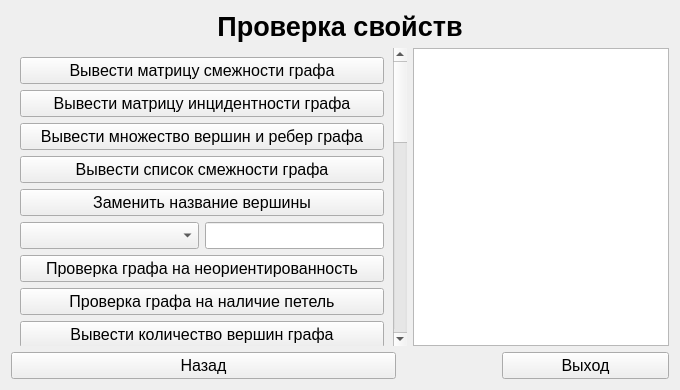
<?xml version="1.0" encoding="UTF-8"?>
<ui version="4.0">
 <class>Propertieswindow</class>
 <widget class="QWidget" name="Propertieswindow">
  <property name="geometry">
   <rect>
    <x>0</x>
    <y>0</y>
    <width>680</width>
    <height>390</height>
   </rect>
  </property>
  <property name="sizePolicy">
   <sizepolicy hsizetype="Expanding" vsizetype="Preferred">
    <horstretch>0</horstretch>
    <verstretch>0</verstretch>
   </sizepolicy>
  </property>
  <property name="windowTitle">
   <string>GraphManager</string>
  </property>
  <property name="windowIcon">
   <iconset resource="resources.qrc">
    <normaloff>:/resourses/graph.png</normaloff>:/resourses/graph.png</iconset>
  </property>
  <layout class="QGridLayout" name="gridLayout">
   <item row="0" column="0">
    <layout class="QVBoxLayout" name="verticalLayout">
     <item>
      <widget class="QLabel" name="label">
       <property name="font">
        <font>
         <family>MS Shell Dlg 2</family>
         <pointsize>20</pointsize>
         <weight>75</weight>
         <bold>true</bold>
        </font>
       </property>
       <property name="text">
        <string>Проверка свойств</string>
       </property>
       <property name="alignment">
        <set>Qt::AlignHCenter|Qt::AlignTop</set>
       </property>
      </widget>
     </item>
    </layout>
   </item>
   <item row="1" column="0">
    <layout class="QHBoxLayout" name="horizontalLayout_2">
     <item>
      <widget class="QScrollArea" name="scrollArea">
       <property name="sizePolicy">
        <sizepolicy hsizetype="MinimumExpanding" vsizetype="Expanding">
         <horstretch>0</horstretch>
         <verstretch>0</verstretch>
        </sizepolicy>
       </property>
       <property name="frameShape">
        <enum>QFrame::NoFrame</enum>
       </property>
       <property name="frameShadow">
        <enum>QFrame::Raised</enum>
       </property>
       <property name="lineWidth">
        <number>0</number>
       </property>
       <property name="widgetResizable">
        <bool>true</bool>
       </property>
       <widget class="QWidget" name="scrollAreaWidgetContents_5">
        <property name="geometry">
         <rect>
          <x>0</x>
          <y>-720</y>
          <width>381</width>
          <height>1014</height>
         </rect>
        </property>
        <layout class="QGridLayout" name="gridLayout_10">
         <item row="0" column="0">
          <layout class="QGridLayout" name="gridLayout_11">
           <item row="33" column="0">
            <widget class="QPushButton" name="btn_IsBipartite">
             <property name="font">
              <font>
               <pointsize>12</pointsize>
              </font>
             </property>
             <property name="text">
              <string>Проверить граф на двудольность</string>
             </property>
            </widget>
           </item>
           <item row="12" column="0">
            <layout class="QHBoxLayout" name="horizontalLayout_33">
             <item>
              <widget class="QPushButton" name="btn_PrintVertexDegree">
               <property name="sizePolicy">
                <sizepolicy hsizetype="Minimum" vsizetype="Fixed">
                 <horstretch>71</horstretch>
                 <verstretch>0</verstretch>
                </sizepolicy>
               </property>
               <property name="font">
                <font>
                 <pointsize>12</pointsize>
                </font>
               </property>
               <property name="text">
                <string>Вывести степень вершины</string>
               </property>
              </widget>
             </item>
             <item>
              <widget class="QComboBox" name="comboBox_vertexdegree">
               <property name="sizePolicy">
                <sizepolicy hsizetype="Preferred" vsizetype="Fixed">
                 <horstretch>20</horstretch>
                 <verstretch>0</verstretch>
                </sizepolicy>
               </property>
               <property name="font">
                <font>
                 <pointsize>12</pointsize>
                </font>
               </property>
              </widget>
             </item>
            </layout>
           </item>
           <item row="26" column="0">
            <widget class="QPushButton" name="btn_FindDiameter">
             <property name="font">
              <font>
               <pointsize>12</pointsize>
              </font>
             </property>
             <property name="text">
              <string>Найти диаметр графа</string>
             </property>
            </widget>
           </item>
           <item row="28" column="0">
            <widget class="QPushButton" name="btn_FindCentralVertices">
             <property name="font">
              <font>
               <pointsize>12</pointsize>
              </font>
             </property>
             <property name="text">
              <string>Найти центральные вершины графа</string>
             </property>
            </widget>
           </item>
           <item row="14" column="0">
            <widget class="QPushButton" name="btn_Distance">
             <property name="font">
              <font>
               <pointsize>12</pointsize>
              </font>
             </property>
             <property name="text">
              <string>Минимальное расстояние между вершинами</string>
             </property>
            </widget>
           </item>
           <item row="7" column="0">
            <widget class="QPushButton" name="btn_CheckLoops">
             <property name="font">
              <font>
               <pointsize>12</pointsize>
              </font>
             </property>
             <property name="text">
              <string>Проверка графа на наличие петель</string>
             </property>
            </widget>
           </item>
           <item row="9" column="0">
            <widget class="QPushButton" name="btn_EdgesNumber_5">
             <property name="font">
              <font>
               <pointsize>12</pointsize>
              </font>
             </property>
             <property name="text">
              <string>Вывести количетво ребер графа</string>
             </property>
            </widget>
           </item>
           <item row="30" column="0">
            <widget class="QPushButton" name="btn_MaxIndependentSet">
             <property name="font">
              <font>
               <pointsize>12</pointsize>
              </font>
             </property>
             <property name="text">
              <string>Найти максимальное независимое множество</string>
             </property>
            </widget>
           </item>
           <item row="4" column="0">
            <widget class="QPushButton" name="btn_Rename">
             <property name="font">
              <font>
               <pointsize>12</pointsize>
              </font>
             </property>
             <property name="text">
              <string>Заменить название вершины</string>
             </property>
            </widget>
           </item>
           <item row="0" column="0">
            <widget class="QPushButton" name="btn_PrintAdjacencyMatrix">
             <property name="font">
              <font>
               <pointsize>12</pointsize>
              </font>
             </property>
             <property name="text">
              <string>Вывести матрицу смежности графа</string>
             </property>
            </widget>
           </item>
           <item row="25" column="0">
            <layout class="QHBoxLayout" name="horizontalLayout_34">
             <item>
              <widget class="QPushButton" name="btn_Eccentricity">
               <property name="sizePolicy">
                <sizepolicy hsizetype="Minimum" vsizetype="Fixed">
                 <horstretch>80</horstretch>
                 <verstretch>0</verstretch>
                </sizepolicy>
               </property>
               <property name="font">
                <font>
                 <pointsize>12</pointsize>
                </font>
               </property>
               <property name="text">
                <string>Найти эксцентрисистет вершины</string>
               </property>
              </widget>
             </item>
             <item>
              <widget class="QComboBox" name="comboBox_Eccentricity">
               <property name="sizePolicy">
                <sizepolicy hsizetype="Preferred" vsizetype="Fixed">
                 <horstretch>18</horstretch>
                 <verstretch>0</verstretch>
                </sizepolicy>
               </property>
               <property name="font">
                <font>
                 <pointsize>12</pointsize>
                </font>
               </property>
              </widget>
             </item>
            </layout>
           </item>
           <item row="17" column="0">
            <widget class="QPushButton" name="btn_StrongConnectivityComponents">
             <property name="font">
              <font>
               <pointsize>12</pointsize>
              </font>
             </property>
             <property name="text">
              <string>Вывести компоненты сильной связности графа</string>
             </property>
            </widget>
           </item>
           <item row="35" column="0">
            <widget class="QPushButton" name="btn_IsEulerGraph">
             <property name="font">
              <font>
               <pointsize>12</pointsize>
              </font>
             </property>
             <property name="text">
              <string>Проверить граф на эйлеровость</string>
             </property>
            </widget>
           </item>
           <item row="23" column="0">
            <layout class="QHBoxLayout" name="horizontalLayout_35">
             <item>
              <widget class="QPushButton" name="btn_FindCyclesSize">
               <property name="sizePolicy">
                <sizepolicy hsizetype="Minimum" vsizetype="Fixed">
                 <horstretch>71</horstretch>
                 <verstretch>0</verstretch>
                </sizepolicy>
               </property>
               <property name="font">
                <font>
                 <pointsize>12</pointsize>
                </font>
               </property>
               <property name="text">
                <string>Поиск цикла с размером</string>
               </property>
              </widget>
             </item>
             <item>
              <widget class="QSpinBox" name="spinBox_FindCyclesSize">
               <property name="sizePolicy">
                <sizepolicy hsizetype="Minimum" vsizetype="Fixed">
                 <horstretch>20</horstretch>
                 <verstretch>0</verstretch>
                </sizepolicy>
               </property>
               <property name="font">
                <font>
                 <pointsize>12</pointsize>
                </font>
               </property>
              </widget>
             </item>
            </layout>
           </item>
           <item row="21" column="0">
            <widget class="QPushButton" name="btn_FindCycles">
             <property name="font">
              <font>
               <pointsize>12</pointsize>
              </font>
             </property>
             <property name="text">
              <string>Проверить граф на наличие циклов</string>
             </property>
            </widget>
           </item>
           <item row="34" column="0">
            <widget class="QPushButton" name="btn_OptimalColoring">
             <property name="font">
              <font>
               <pointsize>12</pointsize>
              </font>
             </property>
             <property name="text">
              <string>Найти оптимальную раскраску графа</string>
             </property>
            </widget>
           </item>
           <item row="36" column="0">
            <widget class="QPushButton" name="pushButton_20">
             <property name="font">
              <font>
               <pointsize>12</pointsize>
              </font>
             </property>
             <property name="text">
              <string>Проверить граф на гамильтоновость</string>
             </property>
            </widget>
           </item>
           <item row="6" column="0">
            <widget class="QPushButton" name="btn_IsUndirected">
             <property name="font">
              <font>
               <pointsize>12</pointsize>
              </font>
             </property>
             <property name="text">
              <string>Проверка графа на неориентированность</string>
             </property>
            </widget>
           </item>
           <item row="2" column="0">
            <widget class="QPushButton" name="btn_PrintSets">
             <property name="font">
              <font>
               <pointsize>12</pointsize>
              </font>
             </property>
             <property name="text">
              <string>Вывести множество вершин и ребер графа</string>
             </property>
            </widget>
           </item>
           <item row="8" column="0">
            <widget class="QPushButton" name="btn_VerticesNumber">
             <property name="font">
              <font>
               <pointsize>12</pointsize>
              </font>
             </property>
             <property name="text">
              <string>Вывести количество вершин графа</string>
             </property>
            </widget>
           </item>
           <item row="1" column="0">
            <widget class="QPushButton" name="btn_PrintIncidenceMatrix">
             <property name="font">
              <font>
               <pointsize>12</pointsize>
              </font>
             </property>
             <property name="text">
              <string>Вывести матрицу инцидентности графа</string>
             </property>
            </widget>
           </item>
           <item row="27" column="0">
            <widget class="QPushButton" name="btn_FindRadius">
             <property name="font">
              <font>
               <pointsize>12</pointsize>
              </font>
             </property>
             <property name="text">
              <string>Найти радиус графа</string>
             </property>
            </widget>
           </item>
           <item row="20" column="0">
            <layout class="QHBoxLayout" name="horizontalLayout_36">
             <item>
              <widget class="QPushButton" name="btn_SizeClique">
               <property name="sizePolicy">
                <sizepolicy hsizetype="Preferred" vsizetype="Fixed">
                 <horstretch>71</horstretch>
                 <verstretch>0</verstretch>
                </sizepolicy>
               </property>
               <property name="font">
                <font>
                 <pointsize>12</pointsize>
                </font>
               </property>
               <property name="text">
                <string>Найти клику с размером</string>
               </property>
              </widget>
             </item>
             <item>
              <widget class="QSpinBox" name="spinBox_SizeClique">
               <property name="sizePolicy">
                <sizepolicy hsizetype="Minimum" vsizetype="Fixed">
                 <horstretch>20</horstretch>
                 <verstretch>0</verstretch>
                </sizepolicy>
               </property>
               <property name="font">
                <font>
                 <pointsize>12</pointsize>
                </font>
               </property>
              </widget>
             </item>
            </layout>
           </item>
           <item row="32" column="0">
            <layout class="QHBoxLayout" name="horizontalLayout_37">
             <item>
              <widget class="QPushButton" name="btn_IndependentSetSize">
               <property name="sizePolicy">
                <sizepolicy hsizetype="Preferred" vsizetype="Fixed">
                 <horstretch>71</horstretch>
                 <verstretch>0</verstretch>
                </sizepolicy>
               </property>
               <property name="font">
                <font>
                 <pointsize>12</pointsize>
                </font>
               </property>
               <property name="text">
                <string>Найти независимое множество размера </string>
               </property>
              </widget>
             </item>
             <item>
              <widget class="QSpinBox" name="spinBox_IndependentSetSize">
               <property name="sizePolicy">
                <sizepolicy hsizetype="Preferred" vsizetype="Fixed">
                 <horstretch>20</horstretch>
                 <verstretch>0</verstretch>
                </sizepolicy>
               </property>
               <property name="font">
                <font>
                 <pointsize>12</pointsize>
                </font>
               </property>
              </widget>
             </item>
            </layout>
           </item>
           <item row="3" column="0">
            <widget class="QPushButton" name="btn_PrintAdjacencyList">
             <property name="font">
              <font>
               <pointsize>12</pointsize>
              </font>
             </property>
             <property name="text">
              <string>Вывести список смежности графа</string>
             </property>
            </widget>
           </item>
           <item row="18" column="0">
            <widget class="QPushButton" name="btn_MaxClique">
             <property name="font">
              <font>
               <pointsize>12</pointsize>
              </font>
             </property>
             <property name="text">
              <string>Найти максимальную клику в графе</string>
             </property>
            </widget>
           </item>
           <item row="16" column="0">
            <widget class="QPushButton" name="btn_WeakConnectivityComponents">
             <property name="font">
              <font>
               <pointsize>12</pointsize>
              </font>
             </property>
             <property name="text">
              <string>Вывести компоненты слабой связности графа</string>
             </property>
            </widget>
           </item>
           <item row="29" column="0">
            <widget class="QPushButton" name="btn_IsTree">
             <property name="font">
              <font>
               <pointsize>12</pointsize>
              </font>
             </property>
             <property name="text">
              <string>Проверка графа на дерево</string>
             </property>
            </widget>
           </item>
           <item row="5" column="0">
            <layout class="QHBoxLayout" name="horizontalLayout_38">
             <item>
              <widget class="QComboBox" name="comboBox_rename">
               <property name="font">
                <font>
                 <pointsize>12</pointsize>
                </font>
               </property>
              </widget>
             </item>
             <item>
              <widget class="QLineEdit" name="lineEdit_rename">
               <property name="sizePolicy">
                <sizepolicy hsizetype="Minimum" vsizetype="Fixed">
                 <horstretch>0</horstretch>
                 <verstretch>0</verstretch>
                </sizepolicy>
               </property>
               <property name="font">
                <font>
                 <pointsize>12</pointsize>
                </font>
               </property>
              </widget>
             </item>
            </layout>
           </item>
           <item row="15" column="0">
            <layout class="QHBoxLayout" name="horizontalLayout_39">
             <item>
              <widget class="QComboBox" name="comboBox_distance_1">
               <property name="font">
                <font>
                 <pointsize>12</pointsize>
                </font>
               </property>
              </widget>
             </item>
             <item>
              <widget class="QComboBox" name="comboBox_distance_2">
               <property name="font">
                <font>
                 <pointsize>12</pointsize>
                </font>
               </property>
              </widget>
             </item>
            </layout>
           </item>
          </layout>
         </item>
        </layout>
       </widget>
      </widget>
     </item>
     <item>
      <widget class="QPlainTextEdit" name="plainTextEdit">
       <property name="sizePolicy">
        <sizepolicy hsizetype="Maximum" vsizetype="Expanding">
         <horstretch>0</horstretch>
         <verstretch>0</verstretch>
        </sizepolicy>
       </property>
       <property name="font">
        <font>
         <pointsize>12</pointsize>
        </font>
       </property>
       <property name="readOnly">
        <bool>true</bool>
       </property>
       <property name="backgroundVisible">
        <bool>false</bool>
       </property>
       <property name="centerOnScroll">
        <bool>false</bool>
       </property>
      </widget>
     </item>
    </layout>
   </item>
   <item row="2" column="0">
    <layout class="QHBoxLayout" name="horizontalLayout_5">
     <property name="sizeConstraint">
      <enum>QLayout::SetDefaultConstraint</enum>
     </property>
     <item>
      <widget class="QPushButton" name="btn_back">
       <property name="sizePolicy">
        <sizepolicy hsizetype="Minimum" vsizetype="Fixed">
         <horstretch>23</horstretch>
         <verstretch>10</verstretch>
        </sizepolicy>
       </property>
       <property name="font">
        <font>
         <pointsize>12</pointsize>
         <weight>50</weight>
         <bold>false</bold>
        </font>
       </property>
       <property name="mouseTracking">
        <bool>false</bool>
       </property>
       <property name="text">
        <string>Назад</string>
       </property>
      </widget>
     </item>
     <item>
      <spacer name="horizontalSpacer">
       <property name="orientation">
        <enum>Qt::Horizontal</enum>
       </property>
       <property name="sizeHint" stdset="0">
        <size>
         <width>100</width>
         <height>20</height>
        </size>
       </property>
      </spacer>
     </item>
     <item>
      <widget class="QPushButton" name="pushButton_2">
       <property name="sizePolicy">
        <sizepolicy hsizetype="Minimum" vsizetype="Fixed">
         <horstretch>10</horstretch>
         <verstretch>0</verstretch>
        </sizepolicy>
       </property>
       <property name="font">
        <font>
         <pointsize>12</pointsize>
        </font>
       </property>
       <property name="text">
        <string>Выход</string>
       </property>
      </widget>
     </item>
    </layout>
   </item>
  </layout>
 </widget>
 <resources>
  <include location="resources.qrc"/>
 </resources>
 <connections/>
</ui>
